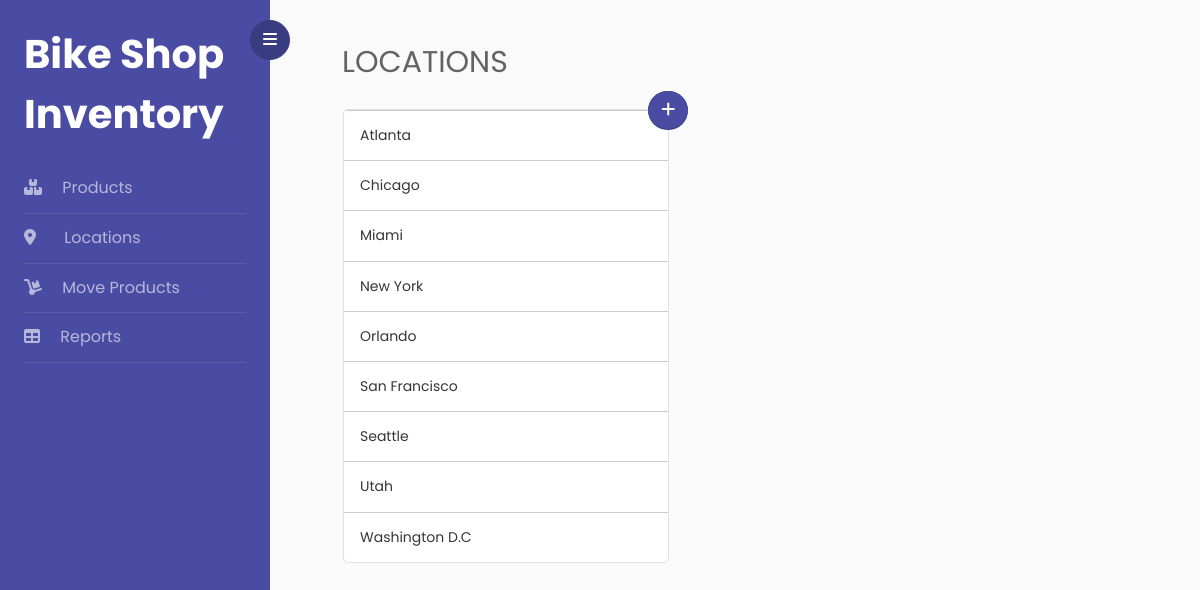
The app's page /location with its own data.
### inventory/models.py (models this page shows, shortened)
class Location(db.Model):
    location_id = db.Column(db.Integer, primary_key=True)
    location_name = db.Column(db.String(20), unique=True, nullable=False)

### inventory/main/routes.py (the view)
@main.route("/location")
def location():
    locations = Location.query.order_by(Location.location_name).all()
    return render_template('location.html', title='Location',locations=locations)

### inventory/templates/location.html (shortened to what this page needs)
{% extends "layout.html" %}
{% block content %}
    {% if title=='Location' %}
        <div class="container px-5 py-3">
            <h2 class="mb-4 phead">{{ title }}s</h2>
            <div class="row">
                <div class="ml-3">
                    <table class="table table-hover table-responsive table-bordered">
                        <tbody>
                            {% if not locations%}
                                <tr>
                                    <td colspan="3">No locations added. Please add location to view.</td>
                                </tr>
                            {% else %}
                                {% for location in locations %}
                                    <tr class="l">
                                        <td class="pl-3 first">{{ location.location_name }}</td>
                                        <td>
                                        </td>
                                    </tr>
                                {% endfor %}
                            {% endif %}
                        </tbody>
                    </table>
                </div>
                <div class="add">
                    <button type="sbutton" id="sidebarCollapse" class="add-button btn btn-primary">
                        <a href="{{ url_for('locations.new_location') }}"><i class="fas fa-plus"></i></a>
                    </button><a class="add-text" href="{{ url_for('locations.new_location') }}"><i>Add Location</i></a>
                </div>
            </div>
        </div>
    {% endif %}
{% endblock content %}

### inventory/static/main.css (style rules this page uses)
.phead { font-size: 30px; color: rgb(100, 99, 99); text-transform: uppercase; }
.table { background-color: #fff; border-radius: 5px; color: rgb(54, 54, 54); }
.table-bordered td { border: none !important; border-top: solid 1px #ccc !important; }
.add-button { border-radius: 50% !important; }
.add { overflow: hidden; background: #393c7f !important; list-style: none; white-space:nowrap; margin-right: 10px; border-radius: 25px; display: inline-block; height: 2.42rem; position: relative; margin-left: -1.3rem; margin-top: -1.1rem; z-index: 1; }
.add a i { color: #fff; }
.first { min-width: 300px; }

### records on screen
Location: location_name "Atlanta"
Location: location_name "Chicago"
Location: location_name "Miami"
Location: location_name "New York"
Location: location_name "Orlando"
Location: location_name "San Francisco"
Location: location_name "Seattle"
Location: location_name "Utah"
Location: location_name "Washington D.C"

### other values on screen
{{ title }} "LOCATION"
